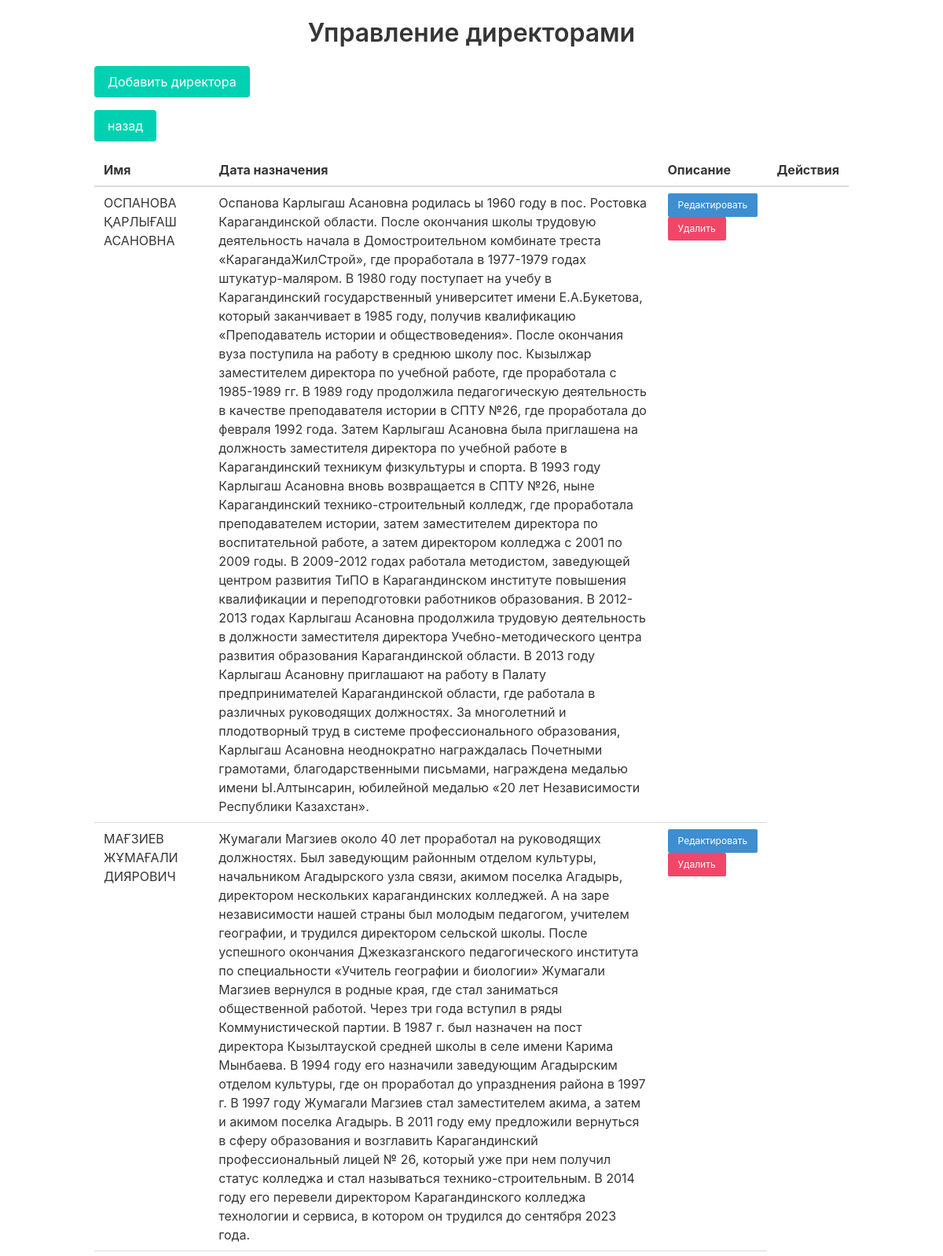
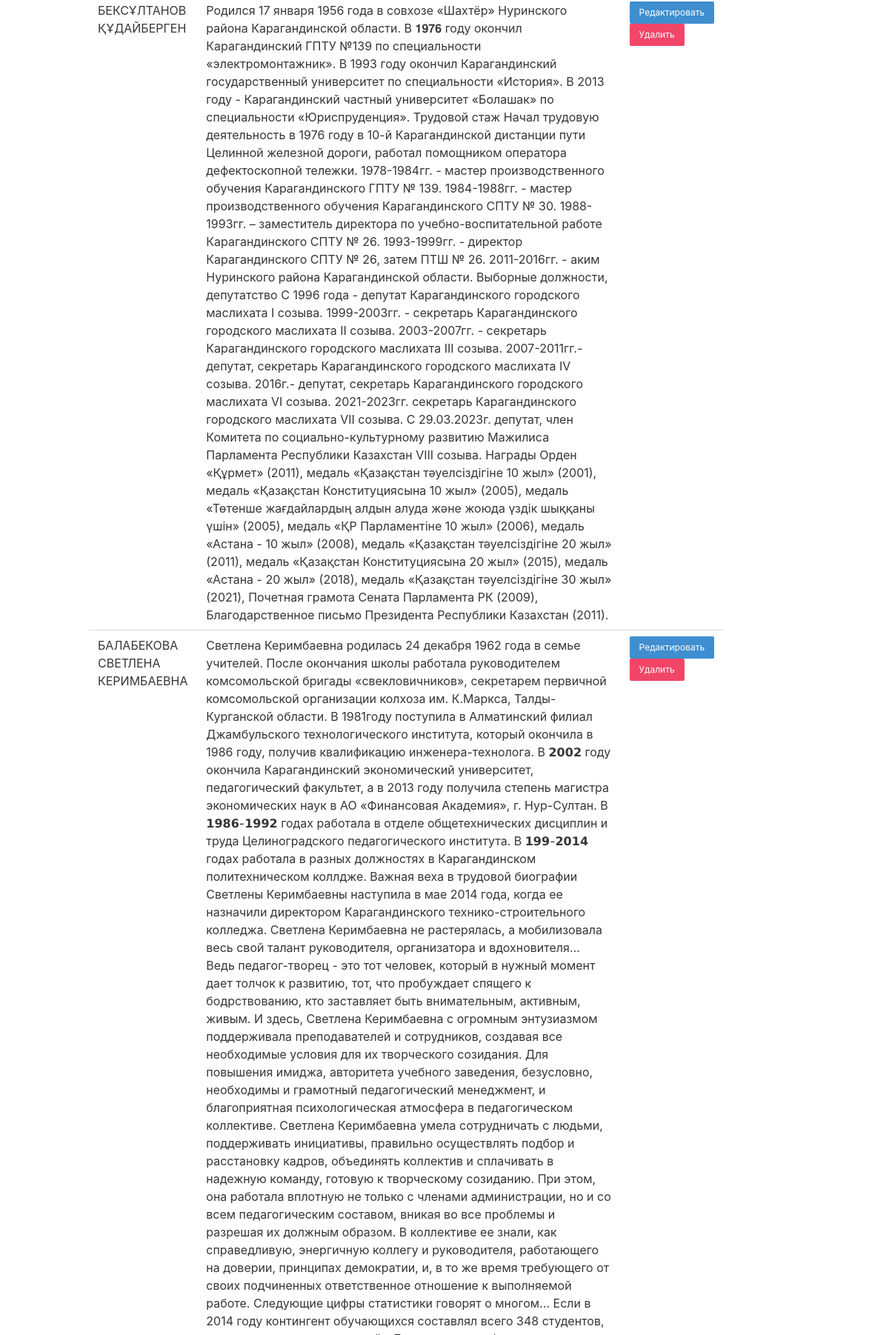
Page /admin/manage_directors.php (signed in, upper part) on the committed database (2 pictures, top to bottom).
### tables this page shows
CREATE TABLE `directors` (
  `id` int NOT NULL,
  `name` varchar(255) NOT NULL,
  `biography` text,
  `photo` varchar(255) DEFAULT NULL,
  `created_at` timestamp NULL DEFAULT CURRENT_TIMESTAMP,
  `gallery` text,
  `name_ru` varchar(255) DEFAULT NULL,
  `name_kz` varchar(255) DEFAULT NULL,
  `name_en` varchar(255) DEFAULT NULL,
  `biography_ru` text,
  `biography_kz` text,
  `biography_en` text
);

### admin/manage_directors.php (the view, shortened to what this page needs)
<?php
include '../config.php';
?>
<?php endif;
$query = "SELECT * FROM directors";
$result = mysqli_query($conn, $query);
?>
<!DOCTYPE html>
<html lang="ru">
<head>
    <link href="https://cdn.jsdelivr.net/npm/bulma@0.9.3/css/bulma.min.css" rel="stylesheet">
</head>
<body>
    <div class="container">
        <h1 class="title has-text-centered mt-5">Управление директорами</h1>
        <div class="mb-4">
            <a href="directors/add_director.php" class="button is-primary">Добавить директора</a>
        </div>
        <div class="mb-4">
            <a href="../admin/index.php" class="button is-primary">назад</a>
        </div>
        <?php if (mysqli_num_rows($result) == 0): ?>
            <div class="notification is-warning">
                Нет доступных директоров.
            </div>
        <?php else: ?>
            <table class="table is-fullwidth">
                <thead>
                    <tr>
                        <th>Имя</th>
                        <th>Дата назначения</th>
                        <th>Описание</th>
                        <th>Действия</th>
                    </tr>
                </thead>
                <tbody>
                    <?php while ($row = mysqli_fetch_assoc($result)): ?>
                        <tr>
                            <td><?php echo htmlspecialchars($row['name']); ?></td>
                            <td><?php echo nl2br(htmlspecialchars($row['biography'])); ?></td>
                            <td>
                                <a href="directors/edit_director.php?id=<?php echo $row['id']; ?>" class="button is-small is-info">Редактировать</a>
                                <a href="directors/delete_director.php?id=<?php echo $row['id']; ?>" class="button is-small is-danger" onclick="return confirm('Вы уверены, что хотите удалить этого директора?');">Удалить</a>
                            </td>
                        </tr>
                    <?php endwhile; ?>
                </tbody>
            </table>
        <?php endif; ?>
    </div>
</body>
</html>

### rows in the picture
directors: name "ОСПАНОВА ҚАРЛЫҒАШ АСАНОВНА", biography "Оспанова Карлыгаш Асановна родилась ы 1960 году в пос. Ростовка Карагандинской области. После окончания школы трудовую деятельность начала в Домостроительном комбинате треста «КарагандаЖилСтрой», где проработала в 1977-1979 годах штукатур-маляром. В 1980 году поступает на учебу в Карагандинский государственный университет имени Е.А.Букетова, который заканчивает в 1985 году, получив квалификацию «Преподаватель истории и обществоведения». После окончания вуза поступила на работу в среднюю школу пос. Кызылжар заместителем директора по учебной работе, где проработала с 1985-1989 гг. В 1989 году продолжила педагогическую деятельность в качестве преподавателя истории в СПТУ №26, где проработала…"
directors: name "МАҒЗИЕВ ЖҰМАҒАЛИ ДИЯРОВИЧ", biography "Жумагали Магзиев около 40 лет проработал на руководящих должностях. Был заведующим районным отделом культуры, начальником Агадырского узла связи, акимом поселка Агадырь, директором нескольких карагандинских колледжей. А на заре независимости нашей страны был молодым педагогом, учителем географии, и трудился директором сельской школы. После успешного окончания Джезказганского педагогического института по специальности «Учитель географии и биологии» Жумагали Магзиев вернулся в родные края, где стал заниматься общественной работой. Через три года вступил в ряды Коммунистической партии. В 1987 г. был назначен на пост директора Кызылтауской средней школы в селе имени Карима Мынбаева. В 1994 году…"
directors: name "БЕКСҰЛТАНОВ ҚҰДАЙБЕРГЕН", biography "Родился 17 января 1956 года в совхозе «Шахтёр» Нуринского района Карагандинской области. В 𝟏𝟗𝟕𝟔 году окончил Карагандинский ГПТУ №139 по специальности «электромонтажник». В 1993 году окончил Карагандинский государственный университет по специальности «История». В 2013 году - Карагандинский частный университет «Болашак» по специальности «Юриспруденция». Трудовой стаж Начал трудовую деятельность в 1976 году в 10-й Карагандинской дистанции пути Целинной железной дороги, работал помощником оператора дефектоскопной тележки. 1978-1984гг. - мастер производственного обучения Карагандинского ГПТУ № 139. 1984-1988гг. - мастер производственного обучения Карагандинского СПТУ № 30. 1988-1993гг. –…"
directors: name "БАЛАБЕКОВА СВЕТЛЕНА КЕРИМБАЕВНА"
